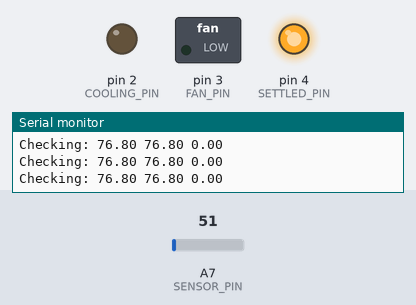
This sketch was run on a simulated Arduino Nano, built with avr-gcc and run on an emulated ATmega328P. On the bench: switched loads named in the sketch (green lamp = pin HIGH), output pins drawn as LEDs (lit = HIGH), the last lines printed to the serial monitor. Dashed ring = blinking. Inputs (shaded band) come from the test bench; at power-on: A7 (SENSOR_PIN) = 51.

Above: at 0.8 s.
0.9 s: A7 (SENSOR_PIN) set to 61
At 2.1 s:
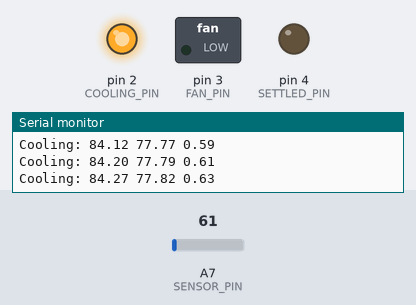
3.9 s: A7 (SENSOR_PIN) set to 56
6.9 s: A7 (SENSOR_PIN) set to 51
At 9.8 s:
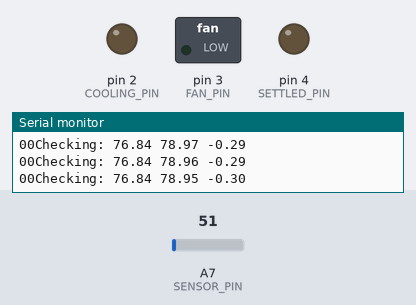
9.9 s: A7 (SENSOR_PIN) set to 71
At 11.7 s:
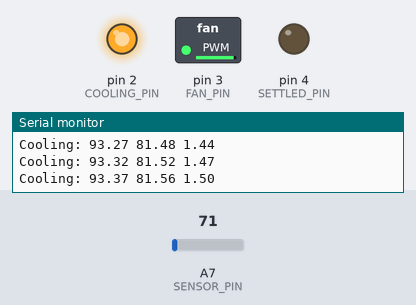
12.4 s: A7 (SENSOR_PIN) set to 30
At 14.0 s:
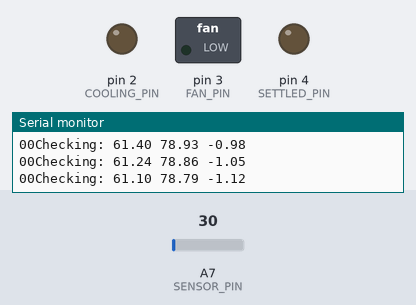
Timing chart, 0 to 46.0 s (numbered marks = the images above; inputs shaded):
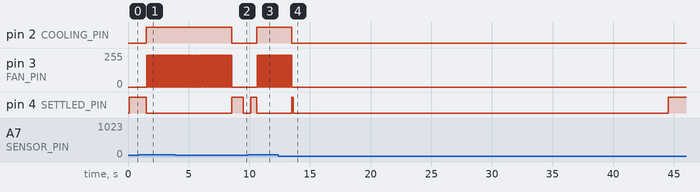

The sketch:

ten.ino
```cpp
#include "windowed_mean.h"

// need a target temp, when above that, the fan is always on at least a minimum amount,
// depending on how far away from the target, the minimum speed is set
// when the temp trends up, the minimum temp is boosted
// after some time if it's still tending up, the min is boosted again

#define SETTLED_PIN 4
#define COOLING_PIN 2
#define FAN_PIN 3
#define SENSOR_PIN A7

#define FAN_MAX 255
#define FAN_MIN 31
#define FAN_OFF 0
#define FAN_SPEED_STEP 16
#define FAN_SETTLE_TIME 3000
#define FAN_SPEED_STEPS (int((FAN_MAX - FAN_MIN) / FAN_SPEED_STEP) + 1)
#define FAN_SPEED_MAX_STEP FAN_SPEED_STEPS
#define FAN_OPEN_DELAY 250
#define FAN_OPEN_STEP 25

#define SAMPLE_DELAY 10

#define FAST_WINDOW 20
#define SLOW_WINDOW 300
#define TREND_WINDOW 50

#define TREND_SENSE 0.25
#define SETTLED_WINDOW 0.25

#define FAN_PAUSE_DELAY 10

void blinky_delay(int del, int res=2){
  int times = res / 2;
  for(int i = 0; i < times; i++){
    digitalWrite(SETTLED_PIN, HIGH);
    delay(del / res);
    digitalWrite(SETTLED_PIN, LOW);
    delay(del / res);
  }
}

int current_fan_speed = 0;
int current_fan_speed_step = -1;

void fan_settle_delay(){
  delay(FAN_SETTLE_TIME);
  // blinky_delay(FAN_SETTLE_TIME, 10);
}

void set_fan_off(bool settle=true){
  // Serial.println("set fan off");
  digitalWrite(FAN_PIN, LOW);
  current_fan_speed = 0;
  current_fan_speed_step = 0;
  if(settle)
    fan_settle_delay();
}

void set_fan_speed(int speed, bool settle=true){
  Serial.print(speed);
  Serial.print(current_fan_speed_step);
  // delay(1000);
  if(speed != current_fan_speed_step)
    if(speed <= 0){
      set_fan_off(settle);
      current_fan_speed_step = 0;
    } else {
      if(speed > FAN_SPEED_STEPS)
        speed = FAN_SPEED_STEPS;
      current_fan_speed_step = speed;
      current_fan_speed = speed * FAN_SPEED_STEP - 1;
      analogWrite(FAN_PIN, current_fan_speed);
      if(settle)
        fan_settle_delay();
    }
}

void pause_fan(){
  digitalWrite(FAN_PIN, LOW);
  delay(FAN_PAUSE_DELAY);
}

void resume_fan(){
  if(current_fan_speed != 0)
    analogWrite(FAN_PIN, current_fan_speed);
  delay(FAN_PAUSE_DELAY);
}

void fan_opening(){
  Serial.println("opening");
  analogWrite(FAN_PIN, FAN_MAX);
  for(int i = FAN_MAX; i >= FAN_MIN; i -= FAN_OPEN_STEP){
    Serial.println(i);
    analogWrite(FAN_PIN, i);
    blinky_delay(FAN_OPEN_DELAY);
  }
}

float sample_temp(){
  int temp_adc_val;
  float temp_val, temp_c, temp_f;

  pause_fan();
  temp_adc_val = analogRead(SENSOR_PIN);
  resume_fan();

  temp_val = (temp_adc_val * 4.88);	/* Convert adc value to equivalent voltage */
  temp_c = (temp_val / 10.0);	/* LM35 gives output of 10mv/°C */
  temp_f = temp_c * (9.0 / 5.0) + 32.0;

  delay(SAMPLE_DELAY);
  return temp_f;
}

WindowedMean *fast_mean, *slow_mean, *trend_mean;

float mean_sample_temp(){
  float sample = sample_temp();

  fast_mean->sample(sample);
  slow_mean->sample(sample);

  float trend;
  if(slow_mean->mean() > fast_mean->mean())
    trend = -TREND_SENSE * (slow_mean->mean() - fast_mean->mean());
  else if(slow_mean->mean() < fast_mean->mean())
    trend = TREND_SENSE * (fast_mean->mean() - slow_mean->mean());

  trend_mean->sample(trend);
  return fast_mean->mean();
}

#define MODE_CHECKING 0
#define MODE_COOLING 1
int current_mode = MODE_CHECKING;

void setup() {
  Serial.begin(115200);

  pinMode(SETTLED_PIN, OUTPUT);
  pinMode(COOLING_PIN, OUTPUT);
  pinMode(FAN_PIN, OUTPUT);
  pinMode(SENSOR_PIN, INPUT);

  fast_mean = new WindowedMean(FAST_WINDOW, sample_temp());
  slow_mean = new WindowedMean(SLOW_WINDOW, sample_temp());
  trend_mean = new WindowedMean(TREND_WINDOW, 0.0);

  while(true){
    while(current_mode == MODE_CHECKING){
      float temp_f = mean_sample_temp();

      if(trend_mean->mean() >= -SETTLED_WINDOW && trend_mean->mean() <= SETTLED_WINDOW){
        digitalWrite(SETTLED_PIN, HIGH);
      } else {
        digitalWrite(SETTLED_PIN, LOW);

        if(trend_mean->mean() > 0.0){
          current_mode = MODE_COOLING;
          set_fan_speed(FAN_SPEED_MAX_STEP, false);
          digitalWrite(COOLING_PIN, HIGH);
          break;
        } else {
          set_fan_speed(0, false);
          digitalWrite(COOLING_PIN, LOW);
        }
      }

      Serial.print("Checking: ");
      Serial.print(fast_mean->mean());
      Serial.print(" ");
      Serial.print(slow_mean->mean());
      Serial.print(" ");
      Serial.println(trend_mean->mean());
    }

    while(current_mode == MODE_COOLING){
      float temp_f = mean_sample_temp();

      if(trend_mean->mean() <= 0.0){
        digitalWrite(SETTLED_PIN, HIGH);
        current_mode = MODE_CHECKING;
        set_fan_speed(0, false);
        digitalWrite(COOLING_PIN, LOW);
        break;
      }

      Serial.print("Cooling: ");
      Serial.print(fast_mean->mean());
      Serial.print(" ");
      Serial.print(slow_mean->mean());
      Serial.print(" ");
      Serial.println(trend_mean->mean());
    }
  }
}

void loop() {
  int temp_adc_val;
  float temp_val, temp_c, temp_f;
  temp_adc_val = analogRead(SENSOR_PIN);
  temp_val = (temp_adc_val * 4.88);	/* Convert adc value to equivalent voltage */
  temp_c = (temp_val / 10.0);	/* LM35 gives output of 10mv/°C */
  temp_f = temp_c * (9.0 / 5.0) + 32.0;

  Serial.print("Temperature = ");
  Serial.println(temp_f);

  delay(1000);
}
```

windowed_mean.h
```cpp
#ifndef WINDOWED_MEAN_H
#define WINDOWED_MEAN_H
#include "Arduino.h"

class WindowedMean
{
public:
  WindowedMean(long window_length, float primed_value);
  float sample(float sample);
  float mean(void);

private:
  long window_length;
  float mean_accum;
  float last_mean;

};

// long WindowedMean::window_length;
// long WindowedMean::mean_accum;
// long WindowedMean::last_mean;

WindowedMean::WindowedMean(long window_length, float primed_value){
  this->window_length = window_length;
  this->mean_accum = primed_value * window_length;
  this->last_mean = primed_value;
}

float WindowedMean::sample(float sample){
  this->mean_accum -= this->last_mean;
  this->mean_accum += sample;
  this->last_mean = this->mean_accum / this->window_length;
  return this->last_mean;
}

float WindowedMean::mean(void){
  return this->last_mean;
}
#endif
```

Measured:
- the behaviour switches between 52 and 51 on A7 (SENSOR_PIN) (found by bisection; images 1 and 2)
- after the input at 0.9 s, pin 2 (COOLING_PIN): LOW → HIGH after 0.62 s; pin 3 (FAN_PIN): alternates 239/255 for 0.02 s and 0/255 for 0.01 s, starting after 0.63 s; pin 4 (SETTLED_PIN): HIGH → LOW after 0.62 s
- after the input at 6.9 s, pin 2 (COOLING_PIN): HIGH → LOW after 1.7 s; pin 3 (FAN_PIN): goes on until 8.6 s, then stays 0/255; pin 4 (SETTLED_PIN): LOW → HIGH after 1.7 s, → LOW 0.95 s later
- after the input at 9.9 s, pin 2 (COOLING_PIN): LOW → HIGH after 0.73 s; pin 3 (FAN_PIN): alternates 239/255 for 0.02 s and 0/255 for 0.01 s, starting after 0.74 s; pin 4 (SETTLED_PIN): LOW → HIGH after 0.22 s, → LOW 0.51 s later
- after the input at 12.4 s, pin 2 (COOLING_PIN): HIGH → LOW after 1.1 s; pin 3 (FAN_PIN): goes on until 13.5 s, then stays 0/255; pin 4 (SETTLED_PIN): LOW → HIGH after 1.1 s, → LOW 0.13 s later
